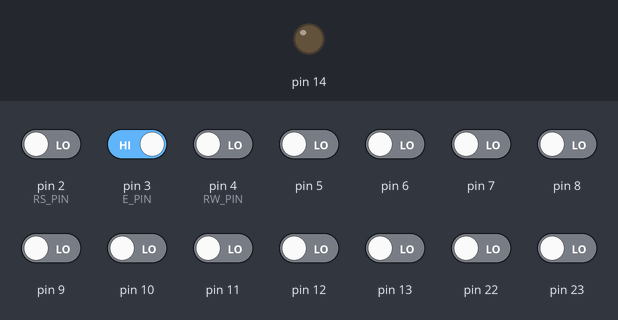
A sketch run on a simulated Arduino Uno, built with avr-gcc and run on an emulated ATmega328P. On the bench: output pins drawn as LEDs (lit = HIGH). The inputs (shaded band) are chosen by the test bench; at power-on: pin 3 (E_PIN) HIGH, pin 2 (RS_PIN), pin 4 (RW_PIN), pin 5–13, pin 22, pin 23 LOW. What the sketch prints to the serial monitor is not drawn.

Above: at 1.2 s.
1.3 s: pin 3 (E_PIN) driven LOW
At 1.9 s:
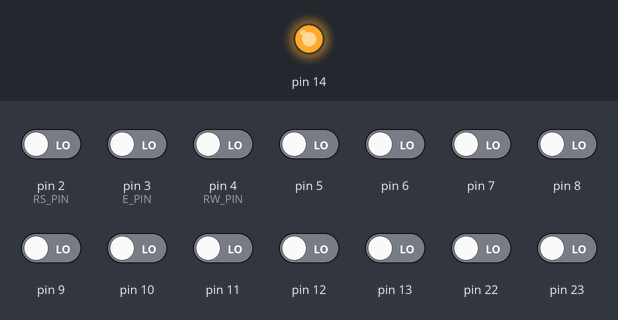
Timing chart, 0 to 4.3 s (numbered marks = the images above; inputs shaded):
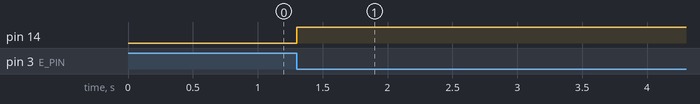

Measured:
- after the input at 1.3 s, pin 14: LOW → HIGH at once

The sketch:

lcd_sniffer.ino
```cpp
#define E_PIN 3
#define RW_PIN 4
#define RS_PIN 2

#define COLS 20

#define USE_DIRECT_ISR

#include <ctype.h>

#ifndef cbi
#define cbi(sfr, bit) (_SFR_BYTE(sfr) &= ~_BV(bit))
#endif
#ifndef sbi
#define sbi(sfr, bit) (_SFR_BYTE(sfr) |= _BV(bit))
#endif

#define BUFF_SIZE 256


uint8_t counter = 0;
static uint8_t databuff = 0;
static uint8_t commandbuff = 0;


static volatile struct {
  uint8_t pinD;
  uint8_t pinB;
} circle_buff[BUFF_SIZE];
static volatile uint8_t wp = 0;
static volatile uint8_t rp = 0;

uint8_t ddram[80 * 2];
uint8_t ddram_ac;

bool ddram_change = false;
enum mode_e {
  DDRAM,
  CGRAM
} mode;


// #define USE_COUNTERS

#ifdef USE_COUNTERS
static uint8_t cmd[16];
static uint8_t cmd_cnt = 0;

static struct counters_s {
  int8_t ddram_overflow_cnt;
  int8_t data_cnt;
  int8_t latest_cmd;

  int8_t shift_cnt;
} counters;
#endif

#
static enum __attribute__((packed)) State {
  R,
  DH,
  DL,
  CH,
  CL,
  D8,
  C8
} currentState;

static bool mode_8bit = true;


static void execCommand(uint8_t command) {
  // Serial.print("Command: ");
  // Serial.println(command, HEX);
#ifdef USE_COUNTERS
  counters.latest_cmd = command;
  cmd[cmd_cnt] = command;
  cmd_cnt++;
  if (cmd_cnt >= sizeof(cmd)) {
    cmd_cnt = 0;
  }
#endif

  if ((command & 0b10000000) != 0) {
    mode = DDRAM;
    ddram_ac = command & 0b01111111;
    // Serial.println(ddram_ac, HEX);
  } else if ((command & 0b01000000) != 0) {
    //dont care cgram address
    mode = CGRAM;

  } else if ((command & 0b00100000) != 0) {
    //dont care, fuction set
  } else if ((command & 0b00010000) != 0) {
//tbd display cursor shift
#ifdef USE_COUNTERS
    counters.shift_cnt++;
#endif
  } else if ((command & 0b00001000) != 0) {
    //display on off, dont care
  } else if ((command & 0b00000100) != 0) {
    //tbd entry mode set
  } else if ((command & 0b00000010) != 0) {
    ddram_ac = 0;
  } else if ((command & 0b00000001) != 0) {

    memset(ddram, ' ', sizeof(ddram));
    ddram_ac = 0;
  }
}

static void execData(uint8_t data) {
#ifdef USE_COUNTERS
  counters.data_cnt++;
#endif
  if (mode == DDRAM) {
    // if (isprint((char)data)) {
    ddram[ddram_ac % sizeof(ddram)] = data;
    ddram_ac++;
    ddram_change = true;
    // ddram_change = true;
    // printDdram();
  }
}

static char fprintable(char in) {
  if (isprint(in)) return in;
  return '?';
}

static void printDdram() {

#ifdef USE_COUNTERS
  if (1) {
    Serial.print("Ovf: ");
    Serial.println(counters.ddram_overflow_cnt);

    Serial.print("Dt: ");
    Serial.println(counters.data_cnt);
    Serial.print("Sft: ");
    Serial.println(counters.shift_cnt);

    Serial.println("Cmds: ");

    for (uint8_t i = 0; i < sizeof(cmd); i++) {
      Serial.print(cmd[i], HEX);
      Serial.print(", ");
    }
    Serial.println();

    Serial.print("Lastest: ");
    Serial.println(counters.latest_cmd, HEX);


    Serial.print("Wp: ");
    Serial.println(wp, HEX);


  }
#endif


  if (0) {
    Serial.println("LCD: ");
    for (uint8_t i = 0; i < sizeof(ddram); i++) {
      Serial.print(fprintable(ddram[i]));
    }
    Serial.println();
  }

  //
  Serial.println("LCD Proper:");
  for (uint8_t i = 0; i < COLS; i++) {
    Serial.print(fprintable(ddram[0 + i]));
  }
  Serial.println();
  for (uint8_t i = 0; i < COLS; i++) {
    Serial.print(fprintable(ddram[0x40 + i]));
  }
  Serial.println();
  for (uint8_t i = 0; i < COLS; i++) {
    Serial.print(fprintable(ddram[0x14 + i]));
  }
  Serial.println();
  for (uint8_t i = 0; i < COLS; i++) {
    Serial.print(fprintable(ddram[0x54 + i]));
  }
  Serial.println();
}


void __attribute__((noinline)) control(uint8_t pinSnapshot, uint8_t rs_pin, uint8_t rw_pin) {
  // Serial.println();
  uint8_t buff = pinSnapshot;

retry:

  // ddram_change = false;
  // Serial.print("S:");
  // Serial.println(currentState);
  switch (currentState) {
    case R:
      databuff = 0;
      commandbuff = 0;
      //Serial.print(rs_pin);
      if (rs_pin) {
        currentState = mode_8bit ? D8 : DH;
        // continue;
        goto retry;

      } else {
        currentState = mode_8bit ? C8 : CH;
        // continue;
        goto retry;
      }
      break;

    case DH:
      if (rs_pin) {  // Data high byte
        databuff = (buff << 4);
        // Serial.print("DH: ");
        // Serial.println(buff, BIN);
        currentState = DL;
      } else {
        currentState = R;
        // continue;
      }

      break;

    case DL:  // Data low byte
      if (rs_pin) {
        databuff |= buff;
        currentState = R;
        // Serial.print("DL: ");
        // Serial.println(buff, BIN);

        execData(databuff);

      } else {
        currentState = R;
        // continue;
      }

      break;

    case CH:  // Command high byte
      if (rs_pin == 0) {
        commandbuff = (buff << 4);
        currentState = CL;
      } else {
        currentState = R;
        // continue;
      }
      break;

    case CL:  // Command low byte
      if (rs_pin == 0) {
        commandbuff |= buff;
        currentState = R;
        execCommand(commandbuff);
      } else {
        currentState = R;
        // continue;
      }

      break;

    case C8:
      if (rs_pin == 0) {
        commandbuff = buff;
        if (rw_pin == 0) {
          // Serial.print(buff);
          execCommand(commandbuff);
        }
        currentState = R;
      } else {
        // Serial.print("C8 Err");
        currentState = R;
        // continue;
      }
      break;

    case D8:
      if (rs_pin) {  // Data high byte
        databuff = buff;
        currentState = R;

        if (rw_pin == 0) {
          execData(databuff);
        }
      } else {

        // Serial.print("D8 Err");
        currentState = R;
        // continue;
      }

      break;
  }
}


void __attribute__((noinline)) handle_pins(uint8_t pinB, uint8_t pinD) {
  uint8_t rs_pin = pinD & (1 << 2);
  uint8_t rw_pin = pinD & (1 << 4);
#define BITMAP(pin, s, d) (((pin & (1 << s)) >> s) << d)

  uint8_t a =
    BITMAP(pinD, 5, 0) |  // DB0 → bit 0
    BITMAP(pinD, 6, 1) |  // DB1 → bit 1
    BITMAP(pinD, 7, 2) |  // DB2 → bit 2
    BITMAP(pinB, 0, 3) |  // DB3 → bit 3
    BITMAP(pinB, 1, 4) |  // DB4 → bit 4
    BITMAP(pinB, 2, 5) |  // DB5 → bit 5
    BITMAP(pinB, 3, 6) |  // DB6 → bit 6
    BITMAP(pinB, 4, 7) |  // DB7 → bit 7
    0;

  control(a, rs_pin, rw_pin);
}


#ifdef NO____USE_DIRECT_ISR

// SPI interrupt routine
ISR(INT1_vect) {

  uint8_t pinD = PIND;
  uint8_t pinB = PINB;

  PORTC |= (1 << 0);
  handle_pins(pinB, pinD);

  PORTC &= ~(1 << 0);
}
/
#endif


#ifdef USE_DIRECT_ISR

  // SPI interrupt routine
  ISR(INT1_vect) {

  uint8_t pinD = PIND;
  uint8_t pinB = PINB;

  PORTC &= ~(1 << 0);

  circle_buff[wp].pinD = pinD;
  circle_buff[wp].pinB = pinB;

  PORTC |= (1 << 0);
  wp++;
  wp = wp % BUFF_SIZE;
}  // end of interrupt routine SPI_STC_vect

#endif


#ifndef USE_DIRECT_ISR
static void readPinsISR() {
  // Serial.println("co jest");

  uint8_t pinD = PIND;
  uint8_t pinB = PINB;

  uint8_t rs_pin = pinD & (1 << 2);
  uint8_t rw_pin = pinD & (1 << 4);
#define BITMAP(pin, s, d) (((pin & (1 << s)) >> s) << d)

  PORTC |= (1 << 0);
  uint8_t a =
    BITMAP(pinD, 5, 0) |  // DB0 → bit 0
    BITMAP(pinD, 6, 1) |  // DB1 → bit 1
    BITMAP(pinD, 7, 2) |  // DB2 → bit 2
    BITMAP(pinB, 0, 3) |  // DB3 → bit 3
    BITMAP(pinB, 1, 4) |  // DB4 → bit 4
    BITMAP(pinB, 2, 5) |  // DB5 → bit 5
    BITMAP(pinB, 3, 6) |  // DB6 → bit 6
    BITMAP(pinB, 4, 7) |  // DB7 → bit 7
    0;

  //pinSnapshot = (PIND & 0b11100000) | (PINB & 0b00011111);  // Read full PINB


  control(a, rs_pin, rw_pin);
  PORTC &= ~(1 << 0);
  //0output = 0
}
#endif

void setup() {


#ifdef USE_DIRECT_ISR
  EICRA &= ~(bit(ISC11) | bit(ISC10));  // clear existing flags
  EICRA |= (1 << ISC11);                // ISC01 = 1, ISC00 = 0 → falling edge
  EIMSK |= (1 << INT1);
#endif


  // 	// enable timer 0 overflow interrupt
  // #if defined(TIMSK) && defined(TOIE0)
  // 	cbi(TIMSK, TOIE0);
  // #elif defined(TIMSK0) && defined(TOIE0)
  // 	cbi(TIMSK0, TOIE0);
  // #else
  // 	#error	Timer 0 overflow interrupt not set correctly
  // #endif


  DDRC |= (1 << 0);
  // PORTC |= (1 << 0);
  // delay(10);
  // PORTC &= ~(1 << 0);

  Serial.begin(115200);
#ifndef USE_DIRECT_ISR
  attachInterrupt(digitalPinToInterrupt(E_PIN), readPinsISR, FALLING);
#endif
  memset(ddram, ' ', sizeof(ddram));
  Serial.println(("--------------------------------- RESET ---------------------------------"));
  ddram_change = true;
}

void loop() {
#if 1
  while (Serial.available() > 0) {
    Serial.read();
    ddram_change = true;
  }

  while (wp != rp) {
    handle_pins(circle_buff[rp].pinB, circle_buff[rp].pinD);
    rp++;
    rp = rp % BUFF_SIZE;
  }


  if (ddram_change) {
    ddram_change = false;
    delay(50);
    printDdram();
  }
#endif
}
```
